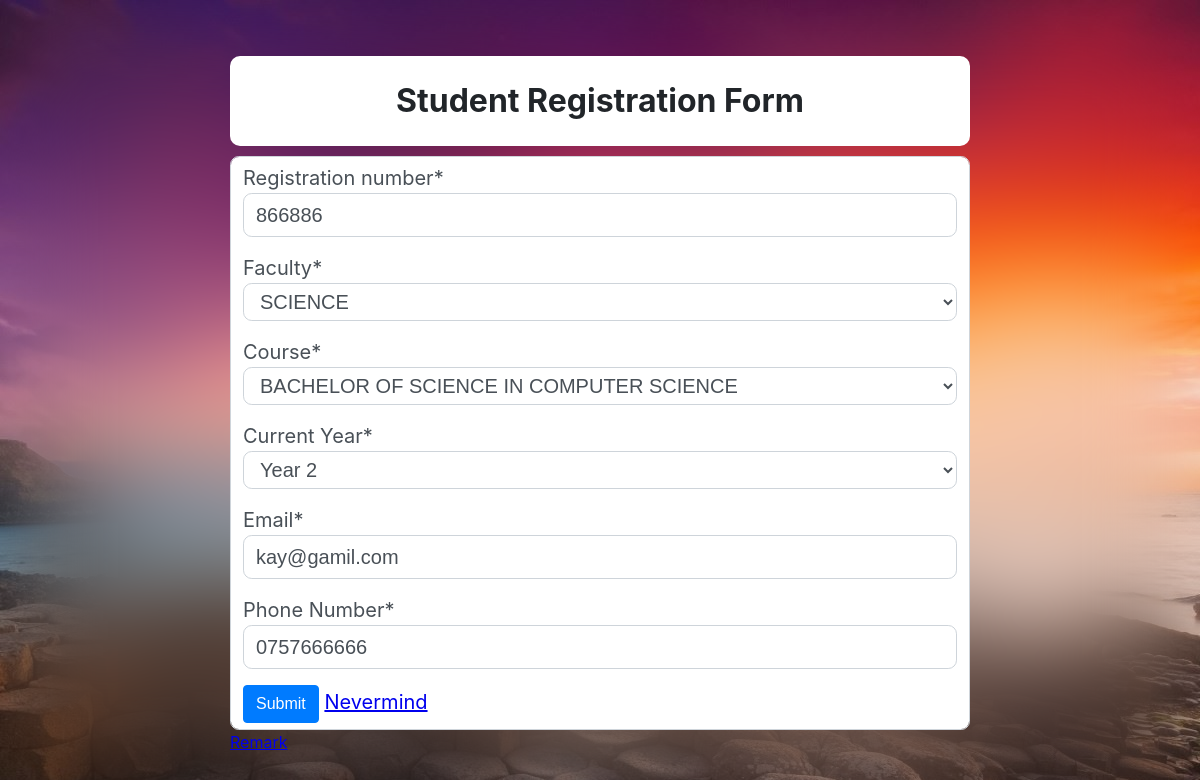
The app's page /11/ with its own data.
### exam/models.py (models this page shows, shortened)
class Student(models.Model):
    class YearOptions(models.TextChoices):
        Year_1 = _('1')
        Year_2 = _('2')
        Year_3 = _('3')
        Year_4 = _('4')
        Year_5 = _('5')
        Year_6 = _('6')
    Registration_number = models.CharField(max_length=20)
    Faculty = models.ForeignKey(Faculty, on_delete=models.SET_NULL, null=True)
    Course = models.ForeignKey(Course, on_delete=models.SET_NULL, null=True)
    Current_Year = models.CharField(max_length=20, choices=YearOptions.choices)
    Email = models.EmailField(max_length=100)
    Phone_Number = models.CharField(max_length=20)

class Course(models.Model):
    Faculty = models.ForeignKey(Faculty, on_delete=models.CASCADE)
    Course_Name = models.CharField(max_length=200)
    Course_Duration = models.CharField(max_length=10)
    def __str__(self):
        return f"{self.Course_Name}"

### exam/views.py (the view)
# urls.py: path('<int:pk>/', views.StudentUpdateView.as_view(), name='student_change'),
class StudentUpdateView(UpdateView):
    model = Student
    form_class = StudentForm
    success_url = reverse_lazy('student_changelist')

### exam/forms.py
class StudentForm(forms.ModelForm):
    class Meta:
        model = Student
        fields = ('Registration_number', 'Faculty', 'Course', 'Current_Year', 'Email', 'Phone_Number')
    def __init__(self, *args, **kwargs):
        super().__init__(*args, **kwargs)
        self.fields['Course'].queryset = Course.objects.none()
        if 'Faculty' in self.data:
            try:
                faculty_id = int(self.data.get('Faculty'))
                self.fields['Course'].queryset = Course.objects.filter(Faculty_id=faculty_id).order_by('Course_Name')
            except (ValueError, TypeError):
                pass  # invalid input from the client; ignore and fallback to empty Course queryset
        elif self.instance.pk:
            self.fields['Course'].queryset = self.instance.Faculty.course_set.order_by('Course_Name')

### exam/models.py (called while the page is built)
    def __str__(self):
        return f"{self.Faculty_Name}"

### exam/templates/exam/student_form.html (shortened to what this page needs)
<!DOCTYPE html>
<html lang="en">
  <head>
    {% load static %}
    {% load crispy_forms_tags %}
    <link href="/static/css/group.css" rel="stylesheet" />
  </head>
  <body class="student">
    <div class="main">
      <div class="heading">
          <div class="head">
              <h1>Student Registration Form</h1>
          </div>
          <div class="form-control" id="studentForm" data-courses-url="{% url 'ajax_load_courses' %}" novalidate>
              <form method="POST">
                  {{form|crispy}}
                  <button type="submit" class="btn btn-primary">Submit</button>
                  <a href="{% url 'home_page' %}">Nevermind</a>
              </form>
          </div>
      <a href="{% url 'remark_page' %}">Remark</a>
    </div>
  </body>
</html>

### static/css/group.css (style rules this page uses)
:root { --blue: #007bff; --indigo: #6610f2; --purple: #6f42c1; --pink: #e83e8c; --red: #dc3545; --orange: #fd7e14; --yellow: #ffc107; --green: #28a745; --teal: #20c997; --cyan: #17a2b8; --white: #fff; --gray: #6c757d; --gray-dark: #343a40; --primary: #007bff; --secondary: #6c757d; --success: #28a745; --info: #17a2b8; --warning: #ffc107; --danger: #dc3545; --light: #f8f9fa; --dark: #343a40; --breakpoint-xs: 0; --breakpoint-sm: 576px; --breakpoint-md: 768px; --breakpoint-lg: 992px; --breakpoint-xl: 1200px; --font-family-sans-serif: -apple-system, BlinkMacSystemFont, "Segoe UI", Roboto, "Helvetica Neue", Arial, sans-serif, "Apple Color Emoji", "Segoe UI Emoji", "Segoe UI Symbol"; --font-family-monospace: SFMono-Regular, Menlo, Monaco, Consolas, "Liberation Mono", "Courier New", monospace; }
*, *::before, *::after { box-sizing: border-box; }
html { font-family: sans-serif; line-height: 1.15; -webkit-text-size-adjust: 100%; -ms-text-size-adjust: 100%; -ms-overflow-style: scrollbar; -webkit-tap-highlight-color: transparent; }
.student { margin: 0; font-family: -apple-system, BlinkMacSystemFont, "Segoe UI", Roboto, "Helvetica Neue", Arial, sans-serif, "Apple Color Emoji", "Segoe UI Emoji", "Segoe UI Symbol"; font-size: 1rem; font-weight: 400; line-height: 1.5; color: #212529; background: url('/static/image/half.JPG'); height: 800px; backdrop-filter: blur(49px); display: flex; justify-content: center; align-items: center; }
.main { width: 70%; display: flex; justify-content: center; align-items: center; }
h1 { text-align: center; }
.head { background-color: #fff; align-items: center; justify-content: center; display: flex; width: 100%; height: 90px; border-radius: 10px; margin-top: 10px; margin-bottom: 10px; }
.form-control { width: 100%; padding: 0.375rem 0.75rem; font-size: 1.25rem; line-height: 1.5; color: #495057; background-color: #fff; background-clip: padding-box; border: 1px solid #ced4da; border-radius: 0.55rem; transition: border-color 0.15s ease-in-out, box-shadow 0.15s ease-in-out; }
.form-control::placeholder { color: #6c757d; opacity: 1; }
select.form-control:not([size]):not([multiple]) { height: calc(2.25rem + 2px); }
.form-group { margin-bottom: 1rem; }
.btn { display: inline-block; font-weight: 400; text-align: center; white-space: nowrap; vertical-align: middle; -webkit-user-select: none; -moz-user-select: none; -ms-user-select: none; user-select: none; border: 1px solid transparent; padding: 0.375rem 0.75rem; font-size: 1rem; line-height: 1.5; border-radius: 0.25rem; transition: color 0.15s ease-in-out, background-color 0.15s ease-in-out, border-color 0.15s ease-in-out, box-shadow 0.15s ease-in-out; }
.btn-primary { color: #fff; background-color: #007bff; border-color: #007bff; }

### records on screen
Student: Registration_number "866886", Course "BACHELOR OF SCIENCE IN COMPUTER SCIENCE", Current_Year "Year 2", Email "kay@gamil.com", Phone_Number "0757666666"
Course: Faculty "SCIENCE"
